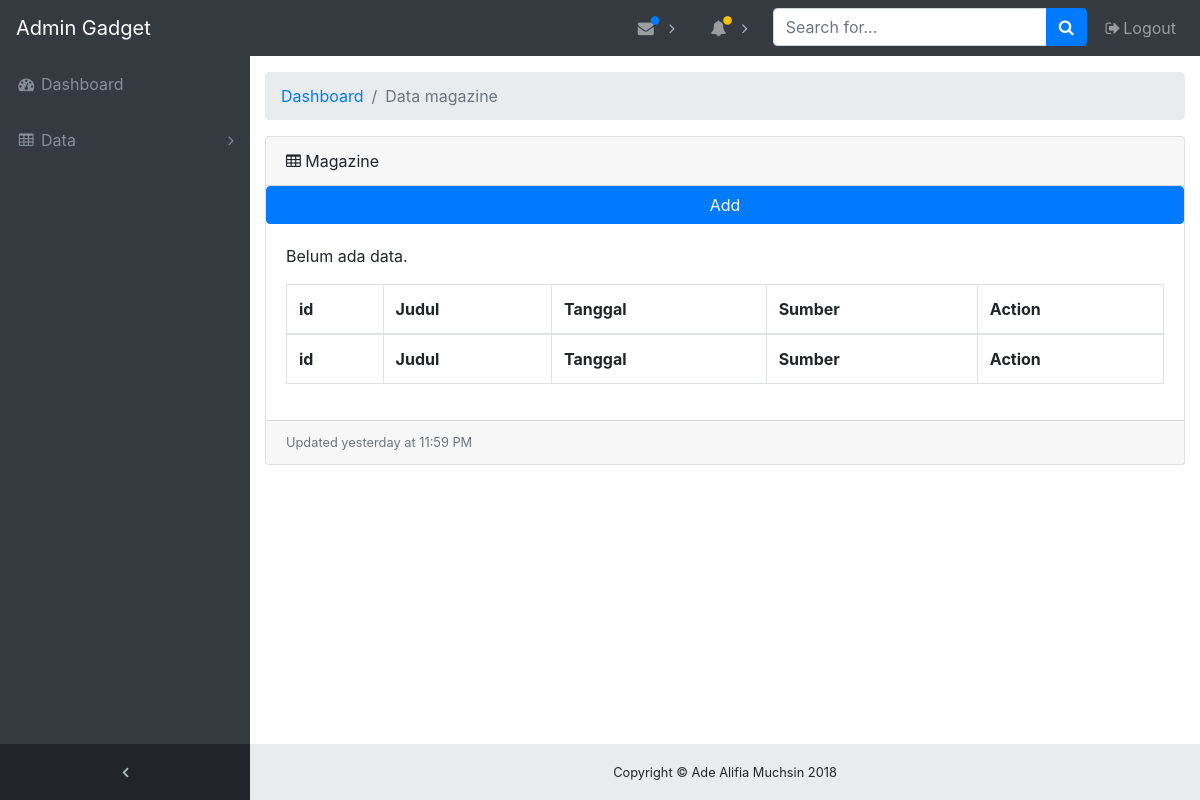
The app's page /index.php/admin/magazine, older data.
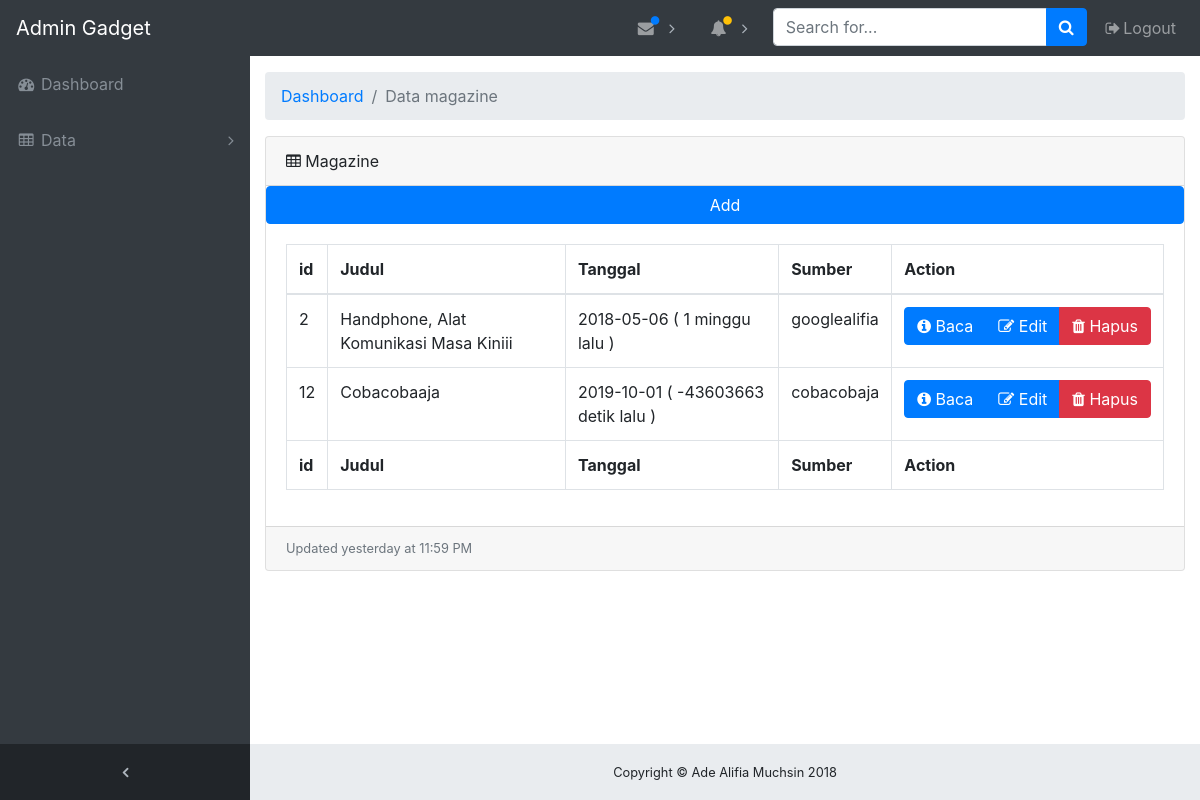
The same page, newer data.
### tables this page shows
CREATE TABLE `magazine` (
  `id_magazine` int(11) NOT NULL,
  `judul_magazine` varchar(100) NOT NULL,
  `tanggal` date NOT NULL,
  `content` text NOT NULL,
  `image` varchar(100) NOT NULL,
  `sumber` varchar(100) NOT NULL,
  `fk_id_category` int(11) NOT NULL
);

### application/controllers/Admin.php (called while the page is built, shortened)
<?php
class Admin extends CI_Controller {
	function __construct()
	{
		$this->load->helper('MY');
		$this->load->model('gadget_model');
		$this->load->model('brand_model');
		$this->load->model('user_model');
		$this->load->model('stockprice_model');
	}
	public function magazine(){
		$data['page_title'] = 'Magazine';
		$this->load->model('artikel');
		$data['artikel'] = $this->artikel->get_artikel();
		$this->load->view("templates/v_admin_header");
		$this->load->view('admin/magazine_view',$data);
		$this->load->view("templates/v_admin_footer");
	}
}

### index.php (called while the page is built, shortened)
<?php
require_once BASEPATH.'core/CodeIgniter.php';

### application/models/Artikel.php (called while the page is built, shortened)
<?php
class Artikel extends CI_Model {
	public function get_artikel(){
	   $this->db->order_by('id_magazine');
        $query = $this->db->get('magazine');
        return $query->result();
	}
}

### application/helpers/MY_helper.php (called while the page is built, shortened)
<?php
if (!function_exists('time_ago')) {
    function time_ago($time)
    {
        $periods = array("detik", "menit", "jam", "hari", "minggu", "bulan", "tahun", "dekade");
        $lengths = array("60", "60", "24", "7", "4.35", "12", "10");
        $now = time();
        $difference = $now - strtotime($time);
        $tense = "lalu";
        for ($j = 0; $difference >= $lengths[$j] && $j < count($lengths) - 1; $j++) {
            $difference /= $lengths[$j];
        }
        $difference = round($difference);
        return "$difference $periods[$j] $tense ";
    }
}

### application/views/admin/magazine_view.php (the view)
<?php defined('BASEPATH') OR exit('No direct script access allowed'); ?><!doctype html>
<div class="content-wrapper">
    <div class="container-fluid">
      <ol class="breadcrumb">
        <li class="breadcrumb-item">
          <a href="#">Dashboard</a>
        </li>
        <li class="breadcrumb-item active">Data magazine</li>
      </ol>
      <div class="card mb-3">
        <div class="card-header">
          <i class="fa fa-table"></i> <?php echo $page_title ?>
          </div>
          <?php echo anchor('Magazine/create', 'Add', array('class' => 'btn btn-primary')); ?>
        <div class="card-body">
          <div class="table-responsive">
            <table class="table table-bordered" id="dataTable" width="100%" cellspacing="0">
              <thead>
                <tr>
                  <th>id</th>
                  <th>Judul</th>
                  <th>Tanggal</th>
                  <th>Sumber</th>
                  <th>Action</th>
                </tr>
              </thead>
              <tfoot>
                <tr>
                  <th>id</th>
                  <th>Judul</th>
                  <th>Tanggal</th>
                  <th>Sumber</th>
                  <th>Action</th>
                </tr>
              </tfoot>
              <tbody>
              <?php if( !empty($artikel) ) : ?>
              <?php
                foreach ($artikel as $key) :
              ?>
                <tr>
                  <td><?php echo $key->id_magazine ?></td>
                  <td><?php echo $key->judul_magazine ?></td>
                  <td><?php echo $key->tanggal ?> ( <?php echo time_ago($key->tanggal)?>)</td>
                  <td><?php echo $key->sumber ?></td>
                  <td>
                    <div class="btn-group">
                    <a href="<?php echo base_url(). 'magazine/detail/'.$key->id_magazine ?>" class="btn btn-primary"><span class="fa fa-info-circle"></span> Baca</a>
                    <a href="<?php echo base_url(). 'magazine/edit/' . $key->id_magazine ?>" class="btn btn-primary"><span class="fa fa-edit"></span> Edit</a>
                    <a href="<?php echo base_url(). 'magazine/delete/' . $key->id_magazine ?>" onClick="return confirm('Apakah anda yakin ingin menghapus data ini?')" class="btn btn-danger"><span class="fa fa-trash"></span> Hapus</a>
                </div>
                  </td>
                </tr>
              <?php endforeach; ?>
              <?php else : ?>
              <p>Belum ada data.</p>
              <?php endif; ?>
              </tbody>
            </table>
          </div>
        </div>
        <div class="card-footer small text-muted">Updated yesterday at 11:59 PM</div>
      </div>
    </div>

Row changes from the older to the newer data that the page shows:
added magazine: id_magazine "2", judul_magazine "Handphone, Alat Komunikasi Masa Kiniii", tanggal "2018-05-06", tanggal "1 minggu lalu", sumber "googlealifia"
added magazine: id_magazine "12", judul_magazine "Cobacobaaja", tanggal "2019-10-01", tanggal "-43603663 detik lalu", sumber "cobacobaja"
Text that changed along with them:
text no longer shown: "Belum ada data."
